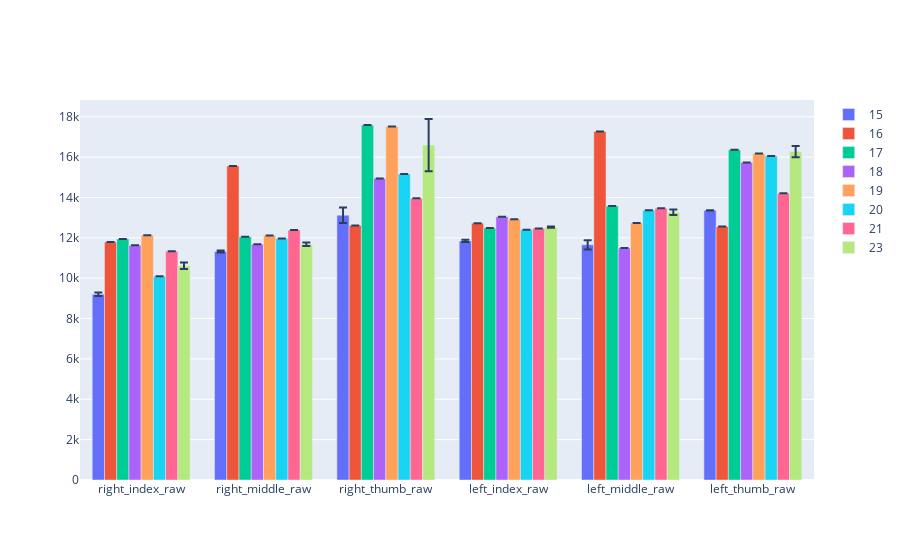

Write notebook code for a chart like this one.
### Code cell
fig = go.Figure()
#print(average_tps.items())
for subject, fingers in average_tps.items():              # donne 1er item a subject et 2eme item dans fingers ({'ref fingers':{'mean':..... , 'std':....}, 'ref2.......})
    finger_names = list(fingers.keys())                   # fait une liste, keys donne le nom devant les : donc les ref fingers              
    finger_mean = []                                      # reinitialise variable pour chaque sujet
    finger_std = []
    for finger in finger_names:                           # variable finger prend les noms des ref fingers
        finger_mean.append(fingers[finger]['mean'])       # on ajoute a la variable finger_mean les valeurs moyennes de chaque doigt pour un sujet: fingers a une valeur de ref finger et mean et std, et on prend pour chaque valeur de doigt (finger) la valeur moyenne 'mean' de la variable fingers (qui a les ref, mean et std)
        finger_std.append(fingers[finger]['std'])         # pareil pour std
    fig.add_trace(go.Bar(
        name=subject,
        x=finger_names,
        y=finger_mean,
        error_y=dict(type='data', array=finger_std)       #on trace pour les subject 6 bars (une pour chaque doigt) avec l-erreur std
    ))
fig.update_layout(barmode='group')

### Figure 1 — Plotly figure (JSON) as saved in the notebook; plotly's stock layout.template omitted (floating-point values rounded to 4 significant figures)
{"data": [{"error_y": {"array": [87.55, 50.47, 382.1, 51.3, 229.2, 3.023], "type": "data"}, "name": "15", "type": "bar", "x": ["right_index_raw", "right_middle_raw", "right_thumb_raw", "left_index_raw", "left_middle_raw", "left_thumb_raw"], "y": [9201.0, 11330.0, 13120.0, 11850.0, 11650.0, 13360.0]}, {"error_y": {"array": [0, 0, 0, 0, 0, 0], "type": "data"}, "name": "16", "type": "bar", "x": ["right_index_raw", "right_middle_raw", "right_thumb_raw", "left_index_raw", "left_middle_raw", "left_thumb_raw"], "y": [11800.0, 15570.0, 12620.0, 12730.0, 17270.0, 12560.0]}, {"error_y": {"array": [0, 0, 0, 0, 0, 0], "type": "data"}, "name": "17", "type": "bar", "x": ["right_index_raw", "right_middle_raw", "right_thumb_raw", "left_index_raw", "left_middle_raw", "left_thumb_raw"], "y": [11950.0, 12050.0, 17590.0, 12490.0, 13580.0, 16360.0]}, {"error_y": {"array": [0, 0, 0, 0, 0, 0], "type": "data"}, "name": "18", "type": "bar", "x": ["right_index_raw", "right_middle_raw", "right_thumb_raw", "left_index_raw", "left_middle_raw", "left_thumb_raw"], "y": [11640.0, 11680.0, 14940.0, 13050.0, 11490.0, 15730.0]}, {"error_y": {"array": [0, 0, 0, 0, 0, 0], "type": "data"}, "name": "19", "type": "bar", "x": ["right_index_raw", "right_middle_raw", "right_thumb_raw", "left_index_raw", "left_middle_raw", "left_thumb_raw"], "y": [12130.0, 12120.0, 17520.0, 12930.0, 12730.0, 16170.0]}, {"error_y": {"array": [0, 0, 0, 0, 0, 0], "type": "data"}, "name": "20", "type": "bar", "x": ["right_index_raw", "right_middle_raw", "right_thumb_raw", "left_index_raw", "left_middle_raw", "left_thumb_raw"], "y": [10090.0, 11960.0, 15160.0, 12400.0, 13370.0, 16060.0]}, {"error_y": {"array": [0, 0, 0, 0, 0, 0], "type": "data"}, "name": "21", "type": "bar", "x": ["right_index_raw", "right_middle_raw", "right_thumb_raw", "left_index_raw", "left_middle_raw", "left_thumb_raw"], "y": [11330.0, 12390.0, 13960.0, 12460.0, 13470.0, 14210.0]}, {"error_y": {"array": [164.4, 88.75, 1294.0, 31.41, 135.9, 283.4], "type": "data"}, "name": "23", "type": "bar", "x": ["right_index_raw", "right_middle_raw", "right_thumb_raw", "left_index_raw", "left_middle_raw", "left_thumb_raw"], "y": [10620.0, 11680.0, 16590.0, 12530.0, 13260.0, 16270.0]}], "layout": {"autosize": true, "barmode": "group", "xaxis": {"autorange": true, "range": [-0.5, 5.5], "type": "category"}, "yaxis": {"autorange": true, "range": [0, 18830.0], "type": "linear"}}}
